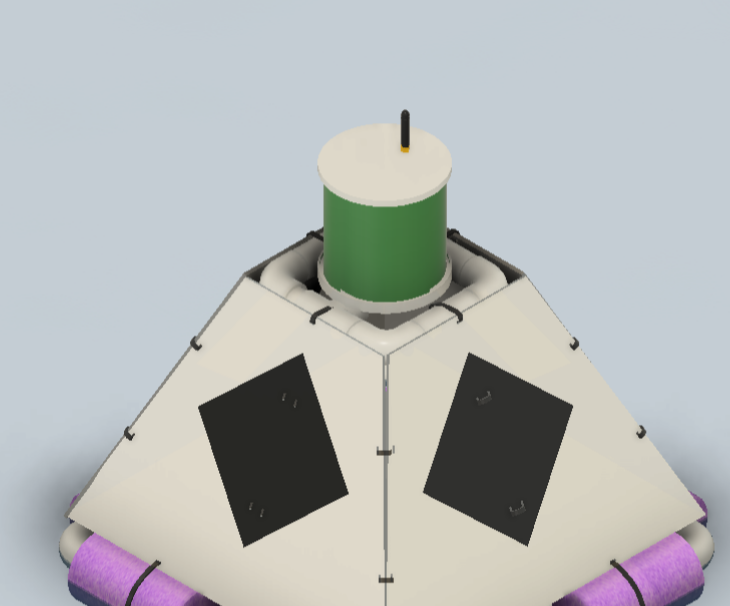
#> input picture computer_vision/task_specific/indicator/image.png, 730 x 606 px
$ python indicator_detector.py image.png
#> lines starting #> are read from the running program, lines starting #| are printed output that depends on the picture; after the words box and inside, x2 and y2 are one past the last pixel; in counts of white or black regions, pixels touching at a corner belong together
# indicator_detector.py

import cv2
import numpy as np
from collections import deque


# Rolling window for temporal smoothing
state_history = deque(maxlen=5)


def detect_indicator(img: np.ndarray):
    """
    Detects red/green indicator anywhere in the image.
    Input: img = BGR numpy image (full image, no ROI needed)
    Output: (state_string, confidence_float, bbox_tuple)
            bbox_tuple = (x, y, width, height) or None if not found
    """

    # Handle empty image
    if img is None or img.size == 0:
        state_history.append("none")
        return "none", 0.0, None

    # STEP 1 — COLOR MASKING (less strict thresholds to include more shades)
    B, G, R = cv2.split(img)

    # Red indicator: more strict thresholds (since most should be green)
    red_mask = (R > 120) & (R > G + 25) & (R > B + 25) & (G < 150) & (B < 150)

    # Green indicator: more lenient for bright outdoor conditions
    green_mask = (G > 80) & (G > R + 5) & (G > B + 5) & (R < 200) & (B < 200)

    # Combined mask for any indicator
    combined_mask = red_mask | green_mask

    # STEP 2 — FIND BOUNDING BOX FROM MASK
    ys, xs = np.where(combined_mask)

    if len(xs) == 0:
        # Fallback: ratio-based (more lenient for green detection)
        red_mask_fallback = (R > 100) & (R > G * 1.4) & (R > B * 1.4)
        green_mask_fallback = (G > 70) & (G > R * 1.1) & (G > B * 1.1)
        combined_mask = red_mask_fallback | green_mask_fallback
        ys, xs = np.where(combined_mask)

        if len(xs) == 0:
            # Last resort: use full ROI mean-based (caller will use _indicator_red_or_green)
            state_history.append("none")
            return "none", 0.0, None

    # Get bounding box coordinates
    x1, x2 = xs.min(), xs.max()
    y1, y2 = ys.min(), ys.max()
    bbox = (x1, y1, x2 - x1, y2 - y1)

    # STEP 3 — CLASSIFICATION (count pixels in each mask within bounding box)
    # Extract the region around the detected indicator
    roi = img[y1:y2+1, x1:x2+1]
    B_roi, G_roi, R_roi = cv2.split(roi)

    # Use same adjusted thresholds for classification
    red_mask_roi = (R_roi > 120) & (R_roi > G_roi + 25) & (R_roi > B_roi + 25) & (G_roi < 150) & (B_roi < 150)
    green_mask_roi = (G_roi > 80) & (G_roi > R_roi + 5) & (G_roi > B_roi + 5) & (R_roi < 200) & (B_roi < 200)

    # Fallback masks (favor green detection)
    if red_mask_roi.sum() == 0 and green_mask_roi.sum() == 0:
        red_mask_roi = (R_roi > 100) & (R_roi > G_roi * 1.4) & (R_roi > B_roi * 1.4)
        green_mask_roi = (G_roi > 70) & (G_roi > R_roi * 1.1) & (G_roi > B_roi * 1.1)

    r_votes = red_mask_roi.sum()
    g_votes = green_mask_roi.sum()

    # Calculate confidence
    total_votes = r_votes + g_votes
    if total_votes == 0:
        state_history.append("none")
        return "none", 0.0, bbox

    conf_red = r_votes / total_votes
    conf_green = g_votes / total_votes

    # STEP 4 — CREATE FINAL DECISION
    # Lower threshold since we're using more lenient color detection
    if max(conf_red, conf_green) < 0.2:
        state = "none"
        conf = 1.0 - max(conf_red, conf_green)
    else:
        if conf_red > conf_green:
            state = "red"
            conf = conf_red
        else:
            state = "green"
            conf = conf_green

    # STEP 5 — (Disabled) temporal smoothing
    # For single-image or sparse frame processing (like our debug pipeline),
    # smoothing across calls can cause the wrong colour to "stick" from
    # previous images. We keep the history deque for potential future use,
    # but return the per-image result directly here.
    state_history.append(state)
    return state, conf, bbox


def visualize_detection(img, bbox, state, confidence):
    """
    Returns the original image without any annotations.
    (Label and confidence are printed to console only)

    Args:
        img: Full image (BGR numpy array)
        bbox: Tuple (x, y, width, height) of bounding box, or None (unused)
        state: Detection state ("red", "green", or "none") (unused)
        confidence: Confidence value (0.0 to 1.0) (unused)

    Returns:
        Original image unchanged
    """
    return img.copy()


def create_mask_visualization(img):
    """
    Creates a mask visualization where only red and green pixels are shown,
    everything else becomes white.

    Args:
        img: Full image (BGR numpy array)

    Returns:
        Image with mask applied (red/green pixels visible, rest white)
    """
    B, G, R = cv2.split(img)

    # Create masks with same relaxed thresholds as detection
    red_mask = (R > 120) & (R > G + 20) & (R > B + 20) & (G < 140) & (B < 140)
    green_mask = (G > 120) & (G > R + 20) & (G > B + 20) & (R < 140) & (B < 140)

    # Fallback masks
    red_mask_fallback = (R > 100) & (R > G * 1.3) & (R > B * 1.3)
    green_mask_fallback = (G > 100) & (G > R * 1.3) & (G > B * 1.3)

    # Combine all masks
    red_combined = red_mask | red_mask_fallback
    green_combined = green_mask | green_mask_fallback
    combined_mask = red_combined | green_combined

    # Create output image: white background
    mask_img = np.ones_like(img) * 255

    # Copy original pixels where mask is True
    mask_img[combined_mask] = img[combined_mask]

    return mask_img


if __name__ == "__main__":
    import sys
    import os
    from pathlib import Path

    # Get script directory
    script_dir = Path(__file__).parent

    # Default image name or get from command line
    if len(sys.argv) > 1:
        image_path = Path(sys.argv[1])
        if not image_path.is_absolute():
            image_path = script_dir / image_path
    else:
        # Look for common image files in the same directory
        image_extensions = ['.jpg', '.jpeg', '.png', '.bmp']
        image_files = []
        for ext in image_extensions:
            image_files.extend(list(script_dir.glob(f'*{ext}')))
            image_files.extend(list(script_dir.glob(f'*{ext.upper()}')))

        if not image_files:
            print("Error: No image file found in the same directory.")
            print("Usage: python3 light_detection.py [image_filename]")
            print("Or place an image file (.jpg, .png, etc.) in the same directory.")
            sys.exit(1)

        # Use the first image found
        image_path = image_files[0]
        print(f"Using image: {image_path.name}")

    # Load image
    img = cv2.imread(str(image_path))
#> img is the input picture: shape (606, 730, 3); mean B, G, R 185.1, 185.1, 181.7
    if img is None:
        print(f"Error: Could not load image from {image_path}")
        sys.exit(1)

    print(f"Image loaded: {img.shape[1]}x{img.shape[0]}")
#| Image loaded: 730x606

    # Debug: Check color ranges in image
    B, G, R = cv2.split(img)
    print(f"Color ranges - R: [{R.min()}-{R.max()}], G: [{G.min()}-{G.max()}], B: [{B.min()}-{B.max()}]")
#| Color ranges - R: [1-236], G: [1-232], B: [1-221]
    print(f"Color means - R: {R.mean():.1f}, G: {G.mean():.1f}, B: {B.mean():.1f}")
#| Color means - R: 181.7, G: 185.1, B: 185.1

    # Run detection on entire image (no hardcoded ROI)
    state, confidence, bbox = detect_indicator(img)
#> in detect_indicator, `red_mask = (R > 120) & (R > G + 25) & (R > B + 25) & (G < 150) & (B < ..`:
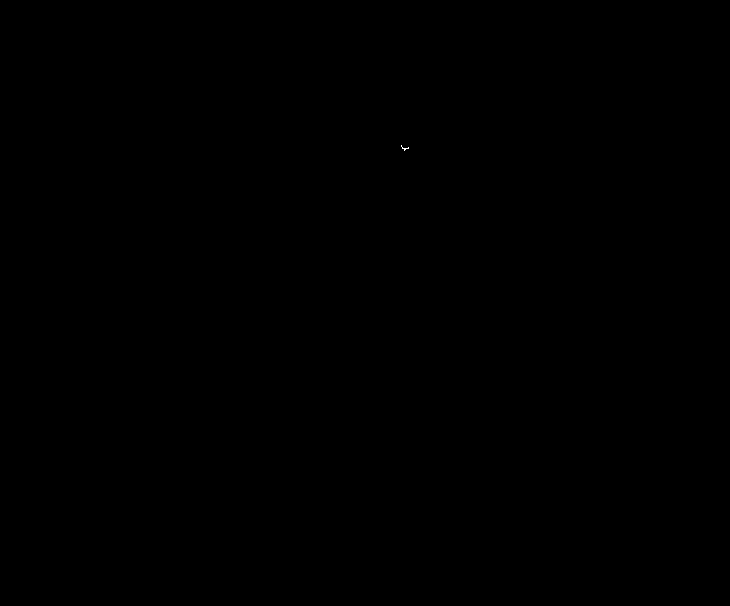
#> red_mask: shape (606, 730) bool; 0% white in thin lines or dots, all inside (x1, y1, x2, y2) = (401, 145, 409, 151)
#> in detect_indicator, `green_mask = (G > 80) & (G > R + 5) & (G > B + 5) & (R < 200) & (B < 2..`: green_mask: shape (606, 730) bool; 2.7% white; 3 white regions (2 under 20 px), largest, box (x1, y1, x2, y2) and area: (323, 184, 447, 303) 11781
#> in detect_indicator, `ys, xs = np.where(combined_mask)`: ys = 11798 values from 145 to 302; xs = 11798 values, max 449 at index 7710, min 323 at index 14, mean 384.1
#> in detect_indicator, `x1, x2 = xs.min(), xs.max()`: x1 = 323; x2 = 449
#> in detect_indicator, `y1, y2 = ys.min(), ys.max()`: y1 = 145; y2 = 302
#> in detect_indicator, `bbox = (x1, y1, x2 - x1, y2 - y1)`: bbox = (323, 145, 126, 157)
#> in detect_indicator, `roi = img[y1:y2+1, x1:x2+1]`:
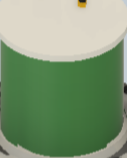
#> roi: shape (158, 127, 3); mean B, G, R 117.6, 152.2, 127.6
#> in detect_indicator, `B_roi, G_roi, R_roi = cv2.split(roi)`:
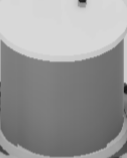
#> G_roi: shape (158, 127); min 23, max 216, mean 152.2
#> in detect_indicator, `B_roi, G_roi, R_roi = cv2.split(roi)`:
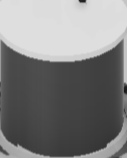
#> R_roi: shape (158, 127); min 24, max 222, mean 127.6
#> in detect_indicator, `red_mask_roi = (R_roi > 120) & (R_roi > G_roi + 25) & (R_roi > B_roi +..`:
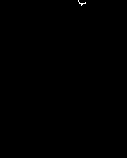
#> red_mask_roi: shape (158, 127) bool; 0.07% white in thin lines or dots, all inside (x1, y1, x2, y2) = (78, 0, 86, 6)
#> in detect_indicator, `green_mask_roi = (G_roi > 80) & (G_roi > R_roi + 5) & (G_roi > B_roi +..`:
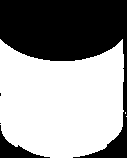
#> green_mask_roi: shape (158, 127) bool; 58.7% white; 4 black regions (2 under 20 px), largest, box (x1, y1, x2, y2) and area: (0, 0, 127, 158) 7801, (0, 125, 50, 158) 477
#> in detect_indicator, `r_votes = red_mask_roi.sum()`: r_votes = 14
#> in detect_indicator, `g_votes = green_mask_roi.sum()`: g_votes = 11784
#> in detect_indicator, `total_votes = r_votes + g_votes`: total_votes = 11798
#> in detect_indicator, `conf_red = r_votes / total_votes`: conf_red = 0.00119
#> in detect_indicator, `conf_green = g_votes / total_votes`: conf_green = 0.999
#> state = 'green'; confidence = 0.999; bbox = (323, 145, 126, 157)

    # Print label and confidence to console
    print(f"\nDetection Result:")
    print(f"  Label: {state.upper()}")
#|   Label: GREEN
    print(f"  Confidence: {confidence:.3f}")
#|   Confidence: 0.999

    # Visualize and save (no bounding box, just original image)
    result_img = visualize_detection(img, bbox, state, confidence)


    # Create and save mask visualization
    mask_img = create_mask_visualization(img)
#> in create_mask_visualization, `red_mask = (R > 120) & (R > G + 20) & (R > B + 20) & (G < 140) & (B < ..`: red_mask: shape (606, 730) bool; 0% white in thin lines or dots, all inside (x1, y1, x2, y2) = (401, 145, 409, 149)
#> in create_mask_visualization, `green_mask = (G > 120) & (G > R + 20) & (G > B + 20) & (R < 140) & (B ..`: green_mask: shape (606, 730) bool; 0.86% white; 18 white regions (17 under 20 px), largest, box (x1, y1, x2, y2) and area: (324, 186, 444, 273) 3798
#> in create_mask_visualization, `red_mask_fallback = (R > 100) & (R > G * 1.3) & (R > B * 1.3)`: red_mask_fallback: shape (606, 730) bool; 0.01% white; 1 white region, box (x1, y1, x2, y2) and area: (401, 146, 408, 152) 28
#> in create_mask_visualization, `green_mask_fallback = (G > 100) & (G > R * 1.3) & (G > B * 1.3)`: green_mask_fallback: shape (606, 730) bool; 2.4% white; 5 white regions (4 under 20 px), largest, box (x1, y1, x2, y2) and area: (325, 188, 444, 302) 10736
#> in create_mask_visualization, `red_combined = red_mask | red_mask_fallback`: red_combined: shape (606, 730) bool; 0.01% white; 1 white region, box (x1, y1, x2, y2) and area: (401, 145, 409, 152) 31
#> in create_mask_visualization, `green_combined = green_mask | green_mask_fallback`: green_combined: shape (606, 730) bool; 2.5% white; 3 white regions (2 under 20 px), largest, box (x1, y1, x2, y2) and area: (324, 186, 444, 302) 10845
#> in create_mask_visualization, `combined_mask = red_combined | green_combined`: combined_mask: shape (606, 730) bool; 2.5% white; 4 white regions (2 under 20 px), largest, box (x1, y1, x2, y2) and area: (324, 186, 444, 302) 10845, (401, 145, 409, 152) 31
#> in create_mask_visualization, `mask_img[combined_mask] = img[combined_mask]`:
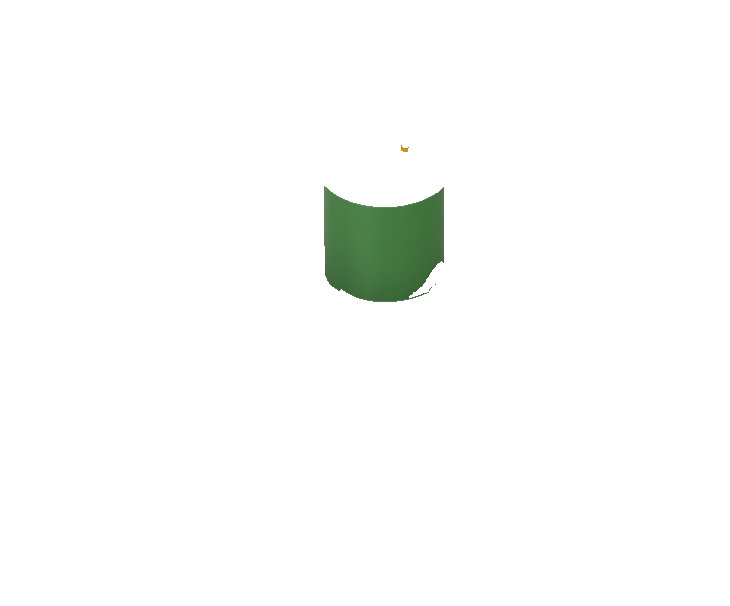
#> mask_img: shape (606, 730, 3); mean B, G, R 250.3, 251.6, 250.4
    mask_output_path = script_dir / f"{image_path.stem}_mask{image_path.suffix}"
    cv2.imwrite(str(mask_output_path), mask_img)
    print(f"Mask visualization saved to: {mask_output_path}")
